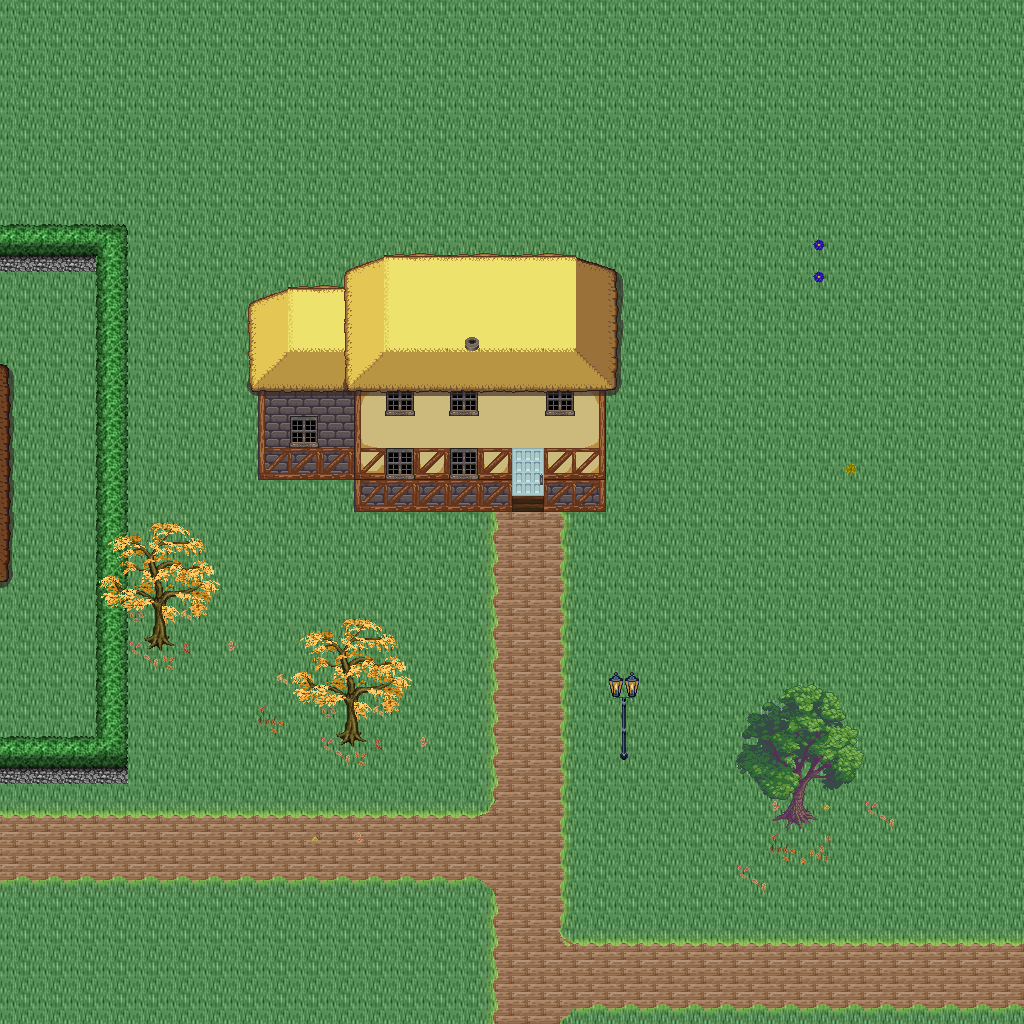

This is a level from a 2D game, rendered from its Tiled map with the project's own tilesets. A one-line summary and the map file follow, with tile-layer data summarised:
An orthogonal 32x32 tile map with 32x32 px tiles, 5 tile layers (Ground, Objects, Objects2, Above, ...), 1 hidden layer not drawn, 45 tilesets.

<map version="1.10" tiledversion="1.11.0" orientation="orthogonal" renderorder="right-down" width="32" height="32" tilewidth="32" tileheight="32" infinite="0" nextlayerid="11" nextobjectid="1">
 <tileset firstgid="1" name="logic_collision" tilewidth="32" tileheight="32" tilecount="1" columns="1">
  <image source="../drawable/logic_collision.png" width="32" height="32" />
 </tileset>
 <tileset firstgid="2" name="ground_ground" tilewidth="32" tileheight="32" tilecount="33" columns="3">
  <image source="../drawable/ground_ground.png" width="96" height="352" />
 </tileset>
 <tileset firstgid="35" name="building_castle" tilewidth="32" tileheight="32" tilecount="320" columns="20">
  <image source="../drawable/building_castle.png" width="640" height="512" />
 </tileset>
 <tileset firstgid="355" name="item_weapon_cannon" tilewidth="32" tileheight="32" tilecount="12" columns="3">
  <image source="../drawable/item_weapon_cannon.png" width="96" height="128" />
 </tileset>
 <tileset firstgid="367" name="item_pot_barrels_1" tilewidth="32" tileheight="32" tilecount="8" columns="4">
  <image source="../drawable/item_pot_barrels_1.png" width="128" height="64" />
 </tileset>
 <tileset firstgid="375" name="ground_grass_edges" tilewidth="32" tileheight="32" tilecount="36" columns="12">
  <image source="../drawable/ground_grass_edges.png" width="384" height="96" />
 </tileset>
 <tileset firstgid="411" name="ground_grass_corners" tilewidth="32" tileheight="32" tilecount="24" columns="6">
  <image source="../drawable/ground_grass_corners.png" width="192" height="128" />
 </tileset>
 <tileset firstgid="435" name="plant_vine" tilewidth="32" tileheight="32" tilecount="3" columns="1">
  <image source="../drawable/plant_vine.png" width="32" height="96" />
 </tileset>
 <tileset firstgid="438" name="ground_water_pool" tilewidth="32" tileheight="32" tilecount="72" columns="3">
  <image source="../drawable/ground_water_pool.png" width="96" height="768" />
 </tileset>
 <tileset firstgid="510" name="ground_earth_edges" tilewidth="32" tileheight="32" tilecount="18" columns="6">
  <image source="../drawable/ground_earth_edges.png" width="192" height="96" />
 </tileset>
 <tileset firstgid="528" name="building_decoration_chimney" tilewidth="32" tileheight="32" tilecount="2" columns="1">
  <image source="../drawable/building_decoration_chimney.png" width="32" height="64" />
 </tileset>
 <tileset firstgid="530" name="building_decoration_chimney_big" tilewidth="32" tileheight="32" tilecount="2" columns="1">
  <image source="../drawable/building_decoration_chimney_big.png" width="32" height="64" />
 </tileset>
 <tileset firstgid="532" name="plant_tree_fall_trees" tilewidth="32" tileheight="32" tilecount="40" columns="8">
  <image source="../drawable/plant_tree_fall_trees.png" width="256" height="160" />
 </tileset>
 <tileset firstgid="572" name="plant_tree_chestnut_tree" tilewidth="32" tileheight="32" tilecount="20" columns="4">
  <image source="../drawable/plant_tree_chestnut_tree.png" width="128" height="160" />
 </tileset>
 <tileset firstgid="592" name="plant_bush_hedge" tilewidth="32" tileheight="32" tilecount="35" columns="5">
  <image source="../drawable/plant_bush_hedge.png" width="160" height="224" />
 </tileset>
 <tileset firstgid="627" name="item_statue_gazingball_statue" tilewidth="32" tileheight="32" tilecount="12" columns="3">
  <image source="../drawable/item_statue_gazingball_statue.png" width="96" height="128" />
 </tileset>
 <tileset firstgid="639" name="plant_flower_red_blue_clusters" tilewidth="32" tileheight="32" tilecount="4" columns="1">
  <image source="../drawable/plant_flower_red_blue_clusters.png" width="32" height="128" />
 </tileset>
 <tileset firstgid="643" name="ground_cobbled_paving" tilewidth="32" tileheight="32" tilecount="1" columns="1">
  <image source="../drawable/ground_cobbled_paving.png" width="32" height="32" />
 </tileset>
 <tileset firstgid="644" name="furniture_light_lamp_blue" tilewidth="32" tileheight="32" tilecount="3" columns="1">
  <image source="../drawable/furniture_light_lamp_blue.png" width="32" height="96" />
 </tileset>
 <tileset firstgid="647" name="light_dim_light_7x5" tilewidth="32" tileheight="32" tilecount="35" columns="7">
  <image source="../drawable/light_dim_light_7x5.png" width="224" height="160" />
 </tileset>
 <tileset firstgid="682" name="light_light_5x5" tilewidth="32" tileheight="32" tilecount="25" columns="5">
  <image source="../drawable/light_light_5x5.png" width="160" height="160" />
 </tileset>
 <tileset firstgid="707" name="plant_leaves" tilewidth="32" tileheight="32" tilecount="8" columns="4">
  <image source="../drawable/plant_leaves.png" width="128" height="64" />
 </tileset>
 <tileset firstgid="715" name="plant_flower_flowers_mixed" tilewidth="32" tileheight="32" tilecount="16" columns="4">
  <image source="../drawable/plant_flower_flowers_mixed.png" width="128" height="128" />
 </tileset>
 <tileset firstgid="731" name="plant_bush_large_green" tilewidth="32" tileheight="32" tilecount="9" columns="3">
  <image source="../drawable/plant_bush_large_green.png" width="96" height="96" />
 </tileset>
 <tileset firstgid="740" name="plant_bush_hosta" tilewidth="32" tileheight="32" tilecount="9" columns="3">
  <image source="../drawable/plant_bush_hosta.png" width="96" height="96" />
 </tileset>
 <tileset firstgid="749" name="item_statue_fairypool" tilewidth="32" tileheight="32" tilecount="16" columns="2">
  <image source="../drawable/item_statue_fairypool.png" width="64" height="256" />
 </tileset>
 <tileset firstgid="765" name="item_statue_grey_stone" tilewidth="32" tileheight="32" tilecount="4" columns="2">
  <image source="../drawable/item_statue_grey_stone.png" width="64" height="64" />
 </tileset>
 <tileset firstgid="769" name="item_statue_plants_potted_stone" tilewidth="32" tileheight="32" tilecount="6" columns="3">
  <image source="../drawable/item_statue_plants_potted_stone.png" width="96" height="64" />
 </tileset>
 <tileset firstgid="775" name="plant_flower_daisy_blue" tilewidth="32" tileheight="32" tilecount="8" columns="2">
  <image source="../drawable/plant_flower_daisy_blue.png" width="64" height="128" />
 </tileset>
 <tileset firstgid="783" name="plant_flower_daisy_red" tilewidth="32" tileheight="32" tilecount="8" columns="2">
  <image source="../drawable/plant_flower_daisy_red.png" width="64" height="128" />
 </tileset>
 <tileset firstgid="791" name="plant_flower_daisy_white" tilewidth="32" tileheight="32" tilecount="8" columns="2">
  <image source="../drawable/plant_flower_daisy_white.png" width="64" height="128" />
 </tileset>
 <tileset firstgid="799" name="plant_flower_daisy_yellow" tilewidth="32" tileheight="32" tilecount="8" columns="2">
  <image source="../drawable/plant_flower_daisy_yellow.png" width="64" height="128" />
 </tileset>
 <tileset firstgid="807" name="furniture_chair_bench_white" tilewidth="32" tileheight="32" tilecount="8" columns="2">
  <image source="../drawable/furniture_chair_bench_white.png" width="64" height="128" />
 </tileset>
 <tileset firstgid="815" name="plant_bush_bricked_bushes" tilewidth="32" tileheight="32" tilecount="6" columns="2">
  <image source="../drawable/plant_bush_bricked_bushes.png" width="64" height="96" />
 </tileset>
 <tileset firstgid="821" name="plant_stump_small_stump" tilewidth="32" tileheight="32" tilecount="4" columns="2">
  <image source="../drawable/plant_stump_small_stump.png" width="64" height="64" />
 </tileset>
 <tileset firstgid="825" name="item_firewood" tilewidth="32" tileheight="32" tilecount="12" columns="3">
  <image source="../drawable/item_firewood.png" width="96" height="128" />
 </tileset>
 <tileset firstgid="837" name="item_campfires" tilewidth="32" tileheight="32" tilecount="2" columns="2">
  <image source="../drawable/item_campfires.png" width="64" height="32" />
 </tileset>
 <tileset firstgid="839" name="building_wall_int_sandstone" tilewidth="32" tileheight="32" tilecount="15" columns="3">
  <image source="../drawable/building_wall_int_sandstone.png" width="96" height="160" />
 </tileset>
 <tileset firstgid="854" name="logic_creature_rodent" tilewidth="32" tileheight="32" tilecount="8" columns="8">
  <image source="../drawable/logic_creature_rodent.png" width="256" height="32" />
 </tileset>
 <tileset firstgid="862" name="ground_ground_3" tilewidth="32" tileheight="32" tilecount="5" columns="5">
  <image source="../drawable/ground_ground_3.png" width="160" height="32" />
 </tileset>
 <tileset firstgid="867" name="building_cottage" tilewidth="32" tileheight="32" tilecount="256" columns="16">
  <image source="../drawable/building_cottage.png" width="512" height="512" />
 </tileset>
 <tileset firstgid="1123" name="building_roof_thatched_roof" tilewidth="32" tileheight="32" tilecount="256" columns="16">
  <image source="../drawable/building_roof_thatched_roof.png" width="512" height="512" />
 </tileset>
 <tileset firstgid="1379" name="building_door_doors" tilewidth="32" tileheight="32" tilecount="256" columns="16">
  <image source="../drawable/building_door_doors.png" width="512" height="512" />
 </tileset>
 <tileset firstgid="1635" name="building_window_windows" tilewidth="32" tileheight="32" tilecount="256" columns="16">
  <image source="../drawable/building_window_windows.png" width="512" height="512" />
 </tileset>
 <tileset firstgid="1891" name="logic_portal" tilewidth="32" tileheight="32" tilecount="24" columns="8">
  <image source="../drawable/logic_portal.png" width="256" height="96" />
 </tileset>
 <layer id="1" name="Ground" width="32" height="32">
  <data>[1024 cells, 1024 non-empty, 5 distinct tile ids]</data>
 </layer>
 <layer id="2" name="Objects" width="32" height="32">
  <data>[1024 cells, 162 non-empty, 35 distinct tile ids]</data>
 </layer>
 <layer id="3" name="Objects2" width="32" height="32">
  <data>[1024 cells, 28 non-empty, 11 distinct tile ids]</data>
 </layer>
 <layer id="4" name="Above" width="32" height="32">
  <data>[1024 cells, 130 non-empty, 66 distinct tile ids]</data>
 </layer>
 <layer id="5" name="Above2" width="32" height="32">
  <data>[1024 cells, 10 non-empty, 8 distinct tile ids]</data>
 </layer>
 <layer id="6" name="Walkable" width="32" height="32" visible="0">
  <data>[1024 cells, 89 non-empty, 1 distinct tile ids]</data>
 </layer>
 <objectgroup id="7" name="Mapevents" />
 <objectgroup id="8" name="Spawn" />
 <objectgroup id="9" name="Keys" />
 <objectgroup id="10" name="Replace" />
</map>
